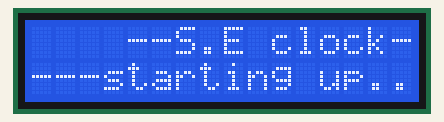
Simulated run of this sketch. Board: Arduino Uno, built with avr-gcc and run on an emulated ATmega328P. Parts: 16×2 character LCD.

Above: at 0.2 s.
At 1.2 s:
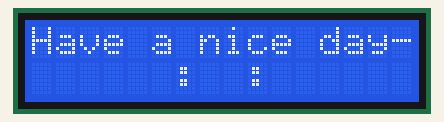
At 10.3 s:
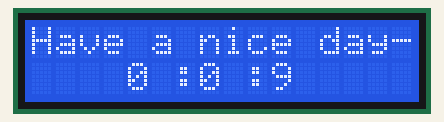
At 19.4 s:
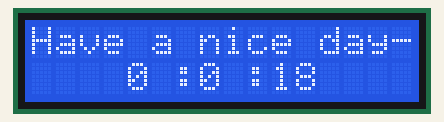
At 28.6 s:
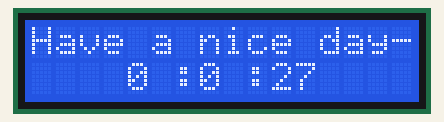
At 38.7 s:
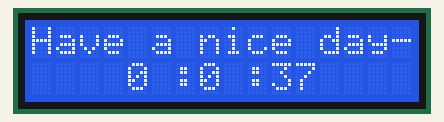

The sketch:

ardinoclock2.ino
```cpp
#include <Wire.h>
#include <LiquidCrystal_I2C.h>

// Set the LCD address to 0x27 for a 16 chars and 2 line display
LiquidCrystal_I2C lcd(0x3F, 16, 2);
int hour, minute, second = 0;


void setup()
{
  // initialize the LCD
  lcd.begin();

  // Turn on the blacklight and print a message.
  lcd.backlight();
  lcd.print("Hello, world!");
  lcd.clear();
  lcd.print("    --S.E clock--");
  lcd.setCursor(0, 1);
  lcd.print("---starting up...---");
  lcd.setCursor(5, 2);
   delay(1000);
   lcd.clear();
   lcd.setCursor(6, 3);
   lcd.print(":");
   lcd.setCursor(9, 3);
   lcd.print(":");
   lcd.setCursor(0,0);
   lcd.print("Have a nice day-!");
}

void loop()
{
  delay(1000);
  second += 1;
  if (second >= 60){
    second = 0;
    minute += 1;
  }
  if (minute >= 60){
    minute = 0;
    hour += 1;
  }
  if (hour >= 24){
    hour = 0;
  }
  lcd.setCursor(10, 3);
  lcd.print("  ");
  lcd.setCursor(10, 3);
  lcd.print(String(second));
  lcd.setCursor(7, 3);
  lcd.print("  ");
  lcd.setCursor(7, 3);
  lcd.print(String(minute));
  lcd.setCursor(4, 3);
  lcd.print("  ");
  lcd.setCursor(4, 3);
  lcd.print(String(hour));


}
```

Measured:
- what the display in image 1 shows lasts 1.1 s, from 1.1 s to 2.2 s
